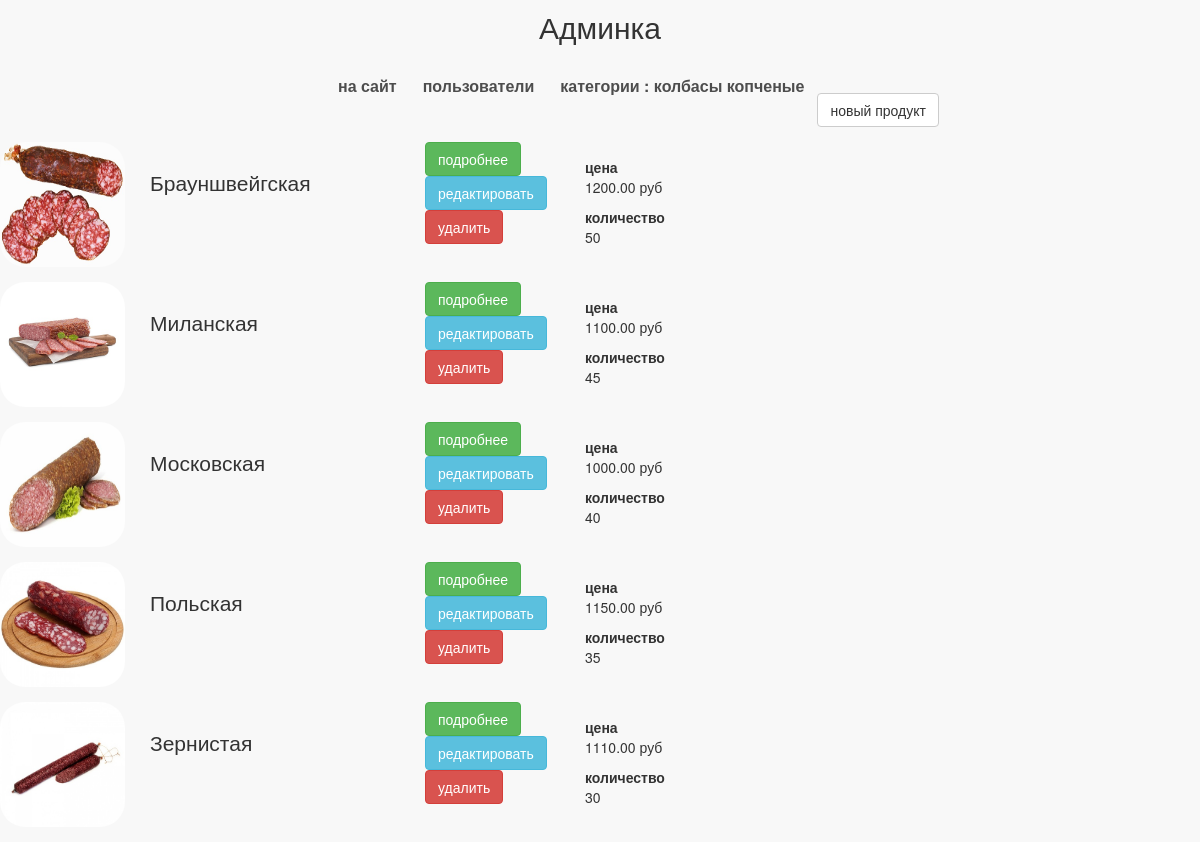
Page /my/admin/category/3/products/ (signed in) on the earlier database version.
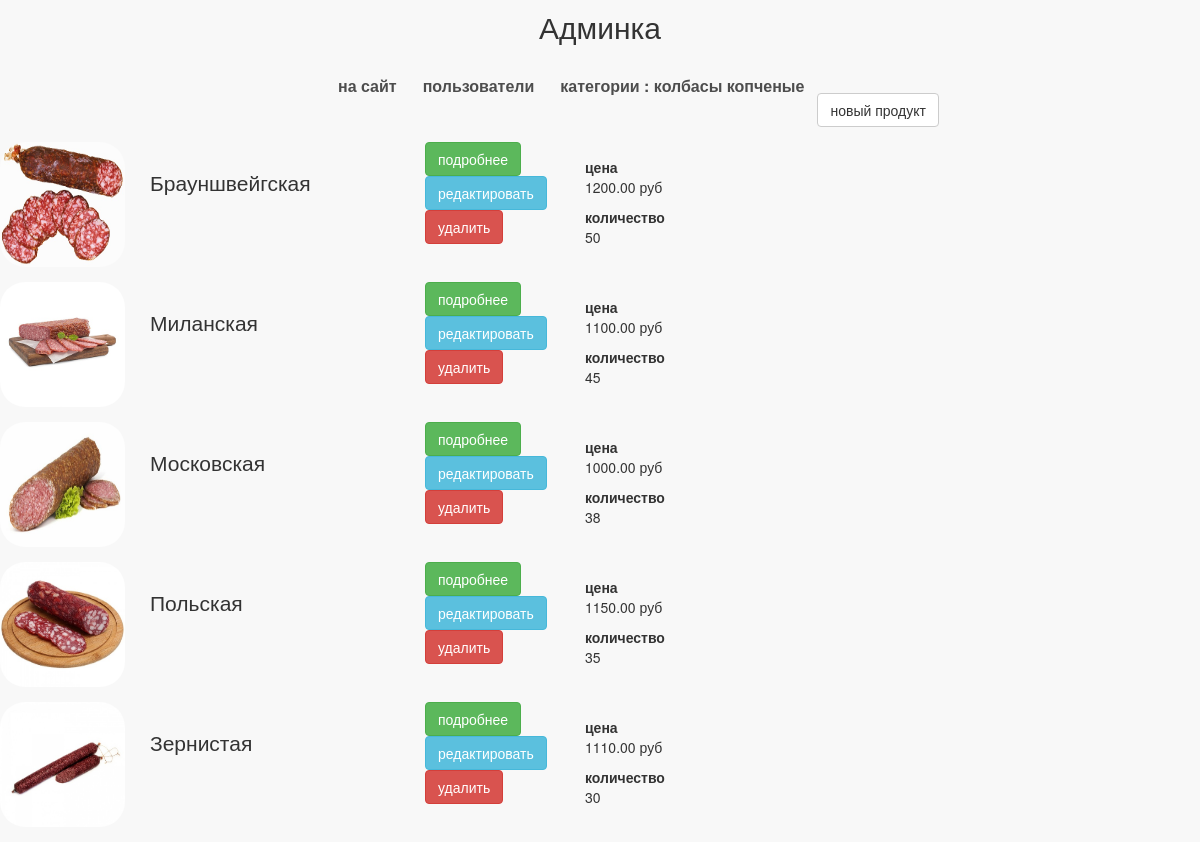
Same page on the later database version.
### mainapp/models.py (models this page shows, shortened)
class Product(models.Model):
    category = models.ForeignKey(ProductCategory, on_delete=models.CASCADE, verbose_name='категория продукта')
    name = models.CharField(verbose_name='имя продукта', max_length=128)
    image = models.ImageField(upload_to='products_images', blank=True)
    short_desc = models.CharField(verbose_name='краткое описание продукта', max_length=64, blank=True)
    description = models.TextField(verbose_name='описание продукта', blank=True)
    price = models.DecimalField(verbose_name='цена продукта', max_digits=8, decimal_places=2, default=0)
    quantity = models.IntegerField(verbose_name='количество на складе', default=0)
    is_active = models.BooleanField(default=True)

### adminapp/views.py (the view)
# urls.py: path('category/<int:category_pk>/products/', adminapp.category_products, name='category_products'),
@user_passes_test(lambda x: x.is_superuser)
def category_products(request, category_pk):
    category = get_object_or_404(ProductCategory, pk=category_pk)
    object_list = category.product_set.all()
    context = {
        'page_title': f'категория {category.name}/продукты',
        'category': category,
        'object_list': object_list
    }
    return render(request, 'adminapp/category_products_list.html', context)

### mainapp/context_processors.py (called while the page is built)
def catalog_menu(request):
    return {'catalog_menu': ProductCategory.objects.filter(is_active=True)}

### adminapp/templates/adminapp/category_products_list.html (shortened to what this page needs)
{% extends 'adminapp/common.html' %}
{% load static %}
{% block content %}
    <div class="products_list">
        <a class="new_product btn btn-default"
           href={% url 'my_admin:product_create' category_pk=category.pk %}>новый продукт</a>
        {% for object in object_list %}
            <div class="product_record {% if not object.is_active %}not_active{% endif %}">
                <img src="/media/{{ object.image|default:'products_images/default.jpg' }}" alt="{{ object.name }}">
                <div class="product_name">
                    {{ object.name|title }}
                </div>
                <div class="product_actions">
                    <a href="{% url 'my_admin:product_read' object.pk %}"
                       class="btn btn-success">подробнее</a>
                    <a href="{% url 'my_admin:product_update' object.pk %}"
                       class="btn btn-info">редактировать</a>
                    <a href="{% url 'my_admin:product_delete' object.pk %}"
                       class="btn btn-danger">удалить</a>
                </div>
                <div class="summary">
                    <b>цена</b>
                    <p>{{ object.price }} руб</p>
                    <b>количество</b>
                    <p>{{ object.quantity }}</p>
                </div>
            </div>
        {% endfor %}
    </div>
{% endblock %}

Differences in the rows shown:
changed Product "Московская": quantity "40" → "38"
